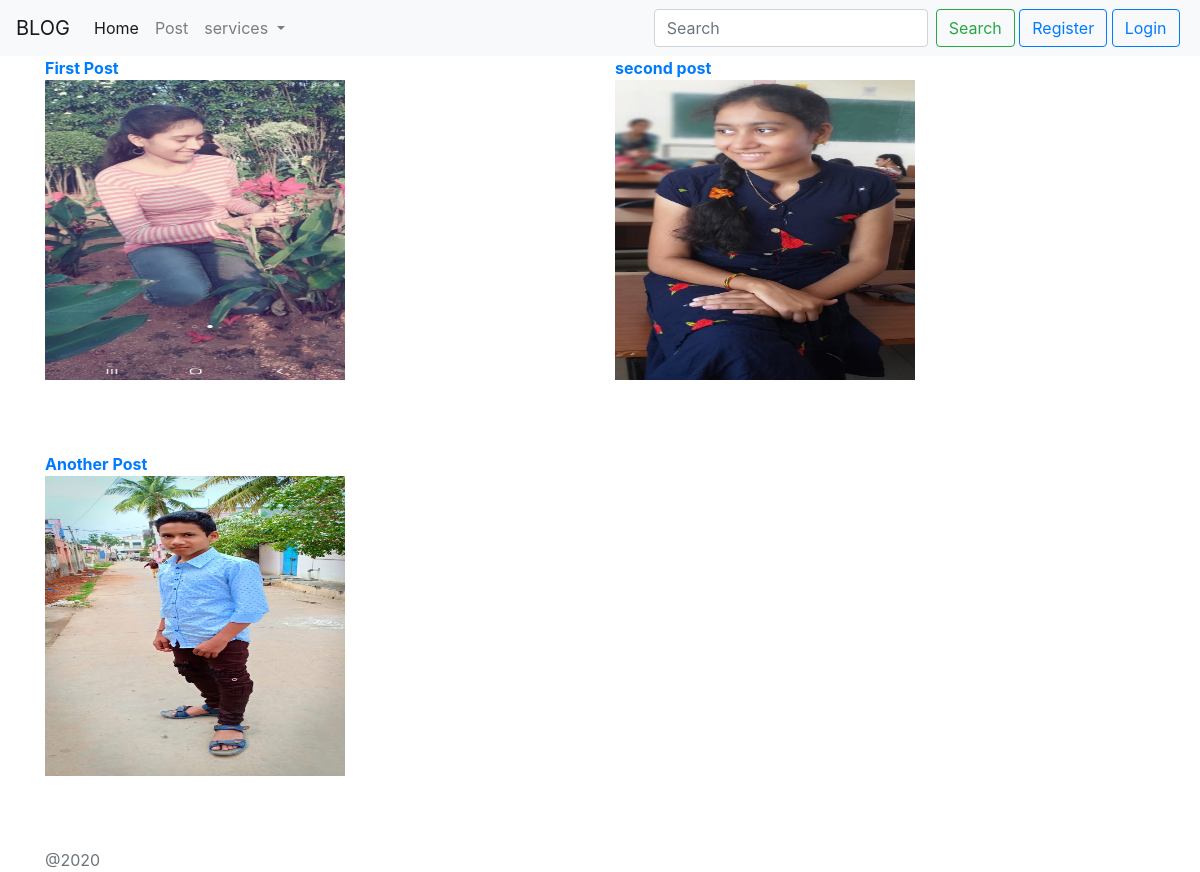
The page / on the database its author committed.
### myapp/models.py (models this page shows, shortened)
class UserTimeStamp(models.Model):
	created_at = models.DateTimeField(auto_now_add = True)
	updated_at = models.DateTimeField(auto_now = True)
	user = models.ForeignKey(User,on_delete = models.CASCADE)
	class Meta:
		abstract = True

class Post(UserTimeStamp):
	title = models.CharField(max_length = 100)
	description = models.TextField()
	image = models.ImageField(upload_to = '')
	likes=models.IntegerField(default=0)

### myapp/views.py (the view)
# urls.py: path('',index,name = 'index'),
def index(request):
	p = Post.objects.all()
	context = {'posts':p}
	return render(request,'index.html',context)

### myapp/templates/index.html
{% extends 'base.html' %}
{% block content %}
<div class="row">
{% for i in posts %}
	<div class="col-6">
<a href="{% url 'myapp:detail' i.pk %}"><b>{{i.title}}</b></a><br>
<img src="{{i.image.url}}" height="300" width="300"><br>
<br><br>
{{i.created_by}}<br>
</div>
{% endfor %}
<br>
</div>
{% endblock %}

### myapp/templates/base.html (shortened to what this page needs)
<!DOCTYPE html>
<html>
<head>
<link rel="stylesheet" href="https://stackpath.bootstrapcdn.com/bootstrap/4.5.0/css/bootstrap.min.css">
</head>
<body>
	<nav class="navbar navbar-expand-lg navbar-light bg-light">
  <a class="navbar-brand" href="#">BLOG</a>
  <div class="collapse navbar-collapse" id="navbarSupportedContent">
    <ul class="navbar-nav mr-auto">
      <li class="nav-item active">
        <a class="nav-link" href="{% url 'myapp:index' %}">Home <span class="sr-only">(current)</span></a>
      </li>
      <li class="nav-item">
        <a class="nav-link" href="{% url 'myapp:create' %}">Post</a>
      </li>
      <li class="nav-item dropdown">
        <a class="nav-link dropdown-toggle" href="#" id="navbarDropdown" role="button" data-toggle="dropdown" aria-haspopup="true" aria-expanded="false">
          services
        </a>
      </li>
      <li class="nav-item">
        <a class="nav-link disabled" href="#"></a>
      </li>
    </ul>
    <form class="form-inline my-2 my-lg-0">
      <input class="form-control mr-sm-2" type="search" placeholder="Search" aria-label="Search">
      <button class="btn btn-outline-success my-2 my-sm-0" type="submit">Search</button>&nbsp;
    </form>
    {% if user.is_authenticated %}
     {{request.user}}<a class="btn btn-outline-danger" href="{% url 'auth_logout' %}">Logout</a>&nbsp;
    {% else %}
    <a class="btn btn-outline-primary" href="{% url 'registration_register' %}">Register</a>&nbsp;
    <a class="btn btn-outline-primary" href="{% url 'auth_login' %}">Login</a>&nbsp;
    {% endif %}
  </div>
</nav>
<div class="container">
 {% block content %}
 {% endblock %}
</div>
<footer class="footer">
      <div class="container">
        <span class="text-muted">@2020</span>
      </div>
    </footer>
</body>
</html>

### rows shown on the page
Post: title "First Post", image (picture)
Post: title "second post", image (picture)
Post: title "Another Post", image (picture)
